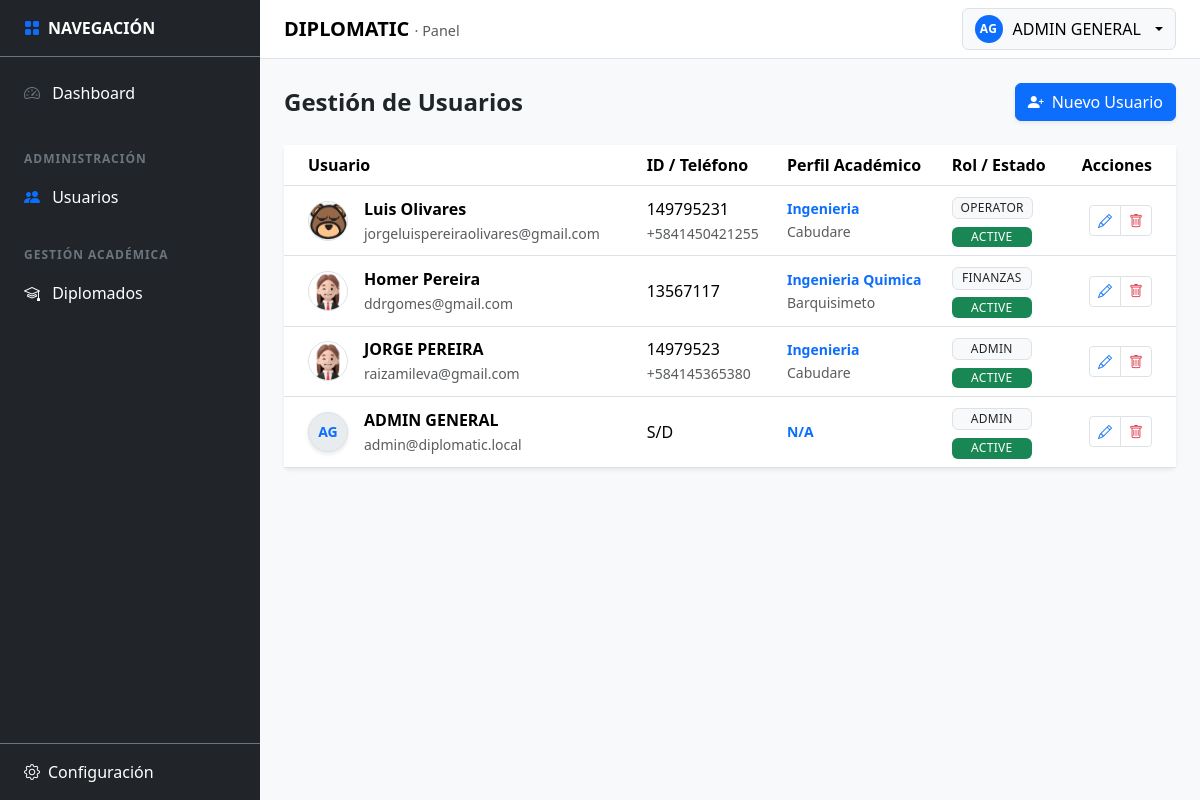
The app's page /users (signed in) with its own data.
### tables this page shows
CREATE TABLE `tbl_users` (
  `id` int(10) UNSIGNED NOT NULL,
  `user_type` enum('INTERNAL','PARTICIPANT') NOT NULL DEFAULT 'INTERNAL',
  `status` enum('ACTIVE','SUSPENDED','INACTIVE') NOT NULL DEFAULT 'ACTIVE',
  `first_name` varchar(100) NOT NULL,
  `last_name` varchar(100) NOT NULL,
  `email` varchar(190) NOT NULL,
  `role` varchar(60) DEFAULT 'PARTICIPANT',
  `phone` varchar(30) DEFAULT NULL,
  `document_id` varchar(30) DEFAULT NULL,
  `address` text DEFAULT NULL,
  `provenance` varchar(150) DEFAULT NULL,
  `undergraduate_degree` varchar(150) DEFAULT NULL,
  `avatar` varchar(255) DEFAULT 'default_avatar.png',
  `password_hash` varchar(255) NOT NULL,
  `last_login_at` datetime DEFAULT NULL,
  `created_at` datetime NOT NULL DEFAULT current_timestamp(),
  `updated_at` datetime NOT NULL DEFAULT current_timestamp() ON UPDATE current_timestamp()
);

### app/core/Controller.php (called while the page is built, shortened)
<?php
abstract class Controller
{
  protected function view(string $viewPath, array $data = []): void
  {
    View::render($viewPath, $data);
  }
}

### app/controllers/UsersController.php (called while the page is built, shortened)
<?php
final class UsersController extends Controller
{
    public function index(): void
    {
        $userModel = new UserModel();
        try {
            $db = (new Database())->getConnection();
            $stmt = $db->query("SELECT role_key, name FROM tbl_roles WHERE status = 'ACTIVE' ORDER BY level DESC");
            $roles = $stmt->fetchAll();
        } catch (\Exception $e) {
            $roles = [];
        }
        $this->view('users/index', [
            'users' => $userModel->getAll(),
            'roles' => $roles
        ]);
    }
}

### app/core/Router.php (called while the page is built, shortened)
<?php
final class Router
{
  private array $routes = [
    'GET' => [],
    'POST' => [],
  ];
  public function get(string $path, array $handler): void
  {
    $this->routes['GET'][$this->normalize($path)] = $handler;
  }
  public function post(string $path, array $handler): void
  {
    $this->routes['POST'][$this->normalize($path)] = $handler;
  }
  public function dispatch(): void
  {
    $method = $_SERVER['REQUEST_METHOD'] ?? 'GET';
    $uri = parse_url($_SERVER['REQUEST_URI'] ?? '/', PHP_URL_PATH) ?? '/';
    $basePath = $this->detectBasePath();
    $path = $this->normalize(str_replace($basePath, '', $uri) ?: '/');
    $handler = $this->routes[$method][$path] ?? null;
    [$class, $action] = $handler;
    $controller = new $class();
    $controller->$action();
  }
  private function normalize(string $path): string
  {
    $path = '/' . trim($path, '/');
    return $path === '//' ? '/' : $path;
  }
  private function detectBasePath(): string
  {
    $scriptName = $_SERVER['SCRIPT_NAME'] ?? '';
    $dir = str_replace('\\', '/', dirname($scriptName));
    return rtrim($dir, '/');
  }
}

### app/core/Bootstrap.php (called while the page is built, shortened)
<?php
final class Bootstrap
{
  public function run(): void
  {
    $router = new Router();
    $router->get('/', [AuthController::class, 'showLogin']);
    $router->post('/login', [AuthController::class, 'doLogin']);
    $router->get('/logout', [AuthController::class, 'logout']);
    $router->get('/dashboard', [DashboardController::class, 'index']);
    $router->get('/settings', [SettingsController::class, 'index']);
    $router->get('/settings/correo', [SettingsController::class, 'correo']);
    $router->post('/settings/save-correo', [SettingsController::class, 'saveCorreo']);
    $router->post('/settings/test-correo', [SettingsController::class, 'testCorreo']);
    $router->get('/settings/empresa', [\App\Controllers\SettingsCompanyController::class, 'index']);
    $router->post('/settings/empresa/save', [\App\Controllers\SettingsCompanyController::class, 'save']);
    $router->get('/settings/whatsapp', [\App\Controllers\SettingsWhatsappController::class, 'index']);
    $router->post('/settings/whatsapp/save-template', [\App\Controllers\SettingsWhatsappController::class, 'saveTemplate']);
    $router->post('/settings/whatsapp/log', [\App\Controllers\SettingsWhatsappController::class, 'logSend']);
    $router->get('/settings/eventos', [\App\Controllers\SettingsEventsController::class, 'index']);
    $router->get('/users', [UsersController::class, 'index']);
    $router->post('/users/save', [UsersController::class, 'save']);
    $router->post('/users/delete', [UsersController::class, 'delete']);
    $router->dispatch();
  }
}

### public/index.php (called while the page is built, shortened)
<?php
$app = new \App\Core\Bootstrap();
$app->run();

### app/models/UserModel.php (called while the page is built, shortened)
<?php
class UserModel
{
    private $db;
    public function __construct()
    {
        $this->db = (new Database())->getConnection();
    }
    public function getAll(): array
    {
        $sql = "SELECT * FROM tbl_users WHERE status != 'INACTIVE' ORDER BY created_at DESC";
        return $this->db->query($sql)->fetchAll(PDO::FETCH_ASSOC);
    }
}

### app/views/users/index.php (the view, shortened to what this page needs)
<?php
$basePath = rtrim(str_replace('\\', '/', dirname($_SERVER['SCRIPT_NAME'] ?? '')), '/');
?>
<div class="d-flex justify-content-between align-items-center mb-4">
    <h2 class="h4 fw-bold mb-0">Gestión de Usuarios</h2>
    <button class="btn btn-primary shadow-sm" data-bs-toggle="modal" data-bs-target="#userModal" onclick="resetForm()">
        <i class="bi bi-person-plus-fill me-2"></i>Nuevo Usuario
    </button>
</div>
<div class="card border-0 shadow-sm">
    <div class="card-body p-0">
        <div class="table-responsive">
            <table class="table table-hover align-middle mb-0">
                <thead class="bg-light">
                    <tr>
                        <th class="ps-4">Usuario</th>
                        <th>ID / Teléfono</th>
                        <th>Perfil Académico</th>
                        <th>Rol / Estado</th>
                        <th class="text-end pe-4">Acciones</th>
                    </tr>
                </thead>
                <tbody>
                    <?php foreach ($users as $u): ?>
                    <tr>
                        <td class="ps-4">
                            <div class="d-flex align-items-center gap-3">
                                <?php if (!empty($u['avatar']) && $u['avatar'] !== 'default_avatar.png'): ?>
                                    <img src="<?= $basePath ?>/assets/img/avatars/<?= htmlspecialchars($u['avatar']) ?>" class="rounded-circle border" width="40" height="40" style="object-fit: cover;">
                                <?php else: ?>
                                    <div class="avatar-circle"><?= strtoupper(substr($u['first_name'] ?? 'U', 0, 1) . substr($u['last_name'] ?? 'N', 0, 1)) ?></div>
                                <?php endif; ?>
                                <div>
                                    <div class="fw-bold"><?= htmlspecialchars($u['first_name'].' '.$u['last_name']) ?></div>
                                    <small class="text-muted"><?= htmlspecialchars($u['email']) ?></small>
                                </div>
                            </div>
                        </td>
                        <td>
                            <div><?= htmlspecialchars($u['document_id'] ?? 'S/D') ?></div>
                            <small class="text-muted"><?= htmlspecialchars($u['phone'] ?? '') ?></small>
                        </td>
                        <td>
                            <div class="small fw-bold text-primary"><?= htmlspecialchars($u['undergraduate_degree'] ?? 'N/A') ?></div>
                            <small class="text-muted"><?= htmlspecialchars($u['provenance'] ?? '') ?></small>
                        </td>
                        <td>
                            <div class="mb-1"><span class="badge bg-light text-dark border"><?= htmlspecialchars($u['role']) ?></span></div>
                            <?php
                                $statusClass = ($u['status'] === 'ACTIVE') ? 'bg-success' : 'bg-warning text-dark';
                            ?>
                            <span class="badge <?= $statusClass ?>"><?= htmlspecialchars($u['status']) ?></span>
                        </td>
                        <td class="text-end pe-4">
                            <div class="btn-group">
                                <button class="btn btn-sm btn-white border" title="Editar" onclick='editUser(<?= json_encode($u) ?>)'>
                                    <i class="bi bi-pencil text-primary"></i>
                                </button>
                                <button class="btn btn-sm btn-white border" title="Desactivar" onclick="deleteUser(<?= $u['id'] ?>)">
                                    <i class="bi bi-trash text-danger"></i>
                                </button>
                            </div>
                        </td>
                    </tr>
                    <?php endforeach; ?>
                </tbody>
            </table>
        </div>
    </div>
</div>

### app/views/topnav.php (shortened to what this page needs)
<?php
$basePath  = rtrim(str_replace('\\', '/', dirname($_SERVER['SCRIPT_NAME'] ?? '')), '/');
$userName  = $_SESSION['user']['name'] ?? 'Usuario';
$initials  = '';
if ($userName !== '') {
  $parts = preg_split('/\s+/', trim($userName));
  $initials = strtoupper(substr($parts[0] ?? 'U', 0, 1) . substr($parts[1] ?? '', 0, 1));
  $initials = trim($initials) !== '' ? $initials : 'U';
} else {
  $initials = 'U';
}
?>
<nav class="navbar dp-topnav bg-white border-bottom sticky-top">
  <div class="container-fluid px-3 px-md-4 d-flex align-items-center justify-content-between">
    <div class="d-flex align-items-center gap-2">
      <a class="navbar-brand fw-bold mb-0" href="<?= htmlspecialchars($basePath) ?>/dashboard">
        DIPLOMATIC <span class="text-muted fw-normal" style="font-size:.9rem;">· Panel</span>
      </a>
    </div>
    <div class="dropdown">
      <button class="btn btn-light border dp-userbtn dropdown-toggle"
              type="button"
              data-bs-toggle="dropdown"
              aria-expanded="false">
        <span class="dp-avatar" aria-hidden="true"><?= htmlspecialchars($initials) ?></span>
        <span class="d-none d-sm-inline"><?= htmlspecialchars($userName) ?></span>
      </button>
    </div>
  </div>
</nav>

### public/assets/css/panel.css (style rules this page uses)
:root { --sidebar-width: 260px; }
.dp-topnav { z-index: 1035; }
.dp-userbtn { display: inline-flex; align-items: center; gap: 10px; }
.dp-avatar { width: 28px; height: 28px; border-radius: 999px; background: #0d6efd; color: #fff; display: inline-flex; align-items: center; justify-content: center; font-weight: 700; font-size: 12px; letter-spacing: .5px; }

### public/assets/css/users.css (style rules this page uses)
.badge { min-width: 80px; font-weight: 500; letter-spacing: 0.3px; }
.avatar-circle { width: 40px; height: 40px; background: #0d6efd; color: #fff; display: flex; align-items: center; justify-content: center; border-radius: 50%; font-size: 14px; font-weight: bold; text-transform: uppercase; box-shadow: 0 2px 4px rgba(0,0,0,0.1); }

### app/views/users/index.php (style rules this page uses)
.avatar-circle { width: 40px; height: 40px; background: #e9ecef; color: #0d6efd; display: flex; align-items: center; justify-content: center; border-radius: 50%; font-weight: bold; border: 1px solid #dee2e6; text-transform: uppercase; flex-shrink: 0; }

### records on screen
tbl_users: last_name "AG", first_name+last_name "AG", first_name+last_name "ADMIN GENERAL", email "admin@diplomatic.local", document "S/D", undergraduate_degree "N/A", role "ADMIN", status "ACTIVE"
tbl_users: avatar (picture), first_name+last_name "Luis Olivares", email "jorgeluispereiraolivares@gmail.com", document "149795231", phone "+5841450421255", undergraduate_degree "Ingenieria", provenance "Cabudare", role "OPERATOR", status "ACTIVE"
tbl_users: avatar (picture), first_name+last_name "Homer Pereira", email "ddrgomes@gmail.com", document "13567117", undergraduate_degree "Ingenieria Quimica", provenance "Barquisimeto", role "FINANZAS", status "ACTIVE"
tbl_users: avatar (picture), first_name+last_name "JORGE PEREIRA", email "raizamileva@gmail.com", document "14979523", phone "+584145365380", undergraduate_degree "Ingenieria", provenance "Cabudare", role "ADMIN", status "ACTIVE"

### other values on screen
$userName "ADMIN GENERAL"
